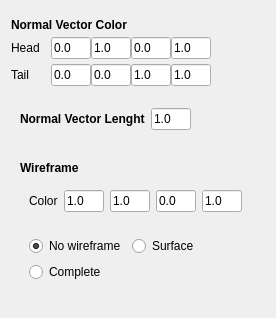
<?xml version="1.0" encoding="UTF-8"?>
<ui version="4.0">
 <class>NormalRendererConfig</class>
 <widget class="QWidget" name="NormalRendererConfig">
  <property name="geometry">
   <rect>
    <x>0</x>
    <y>0</y>
    <width>276</width>
    <height>318</height>
   </rect>
  </property>
  <property name="windowTitle">
   <string>Form</string>
  </property>
  <layout class="QVBoxLayout" name="verticalLayout">
   <item>
    <widget class="QWidget" name="widget_4" native="true">
     <property name="sizePolicy">
      <sizepolicy hsizetype="Fixed" vsizetype="Fixed">
       <horstretch>0</horstretch>
       <verstretch>0</verstretch>
      </sizepolicy>
     </property>
     <layout class="QVBoxLayout" name="verticalLayout_3">
      <property name="spacing">
       <number>5</number>
      </property>
      <property name="margin">
       <number>0</number>
      </property>
      <item>
       <widget class="QLabel" name="label_8">
        <property name="sizePolicy">
         <sizepolicy hsizetype="Fixed" vsizetype="Fixed">
          <horstretch>0</horstretch>
          <verstretch>0</verstretch>
         </sizepolicy>
        </property>
        <property name="font">
         <font>
          <weight>75</weight>
          <bold>true</bold>
         </font>
        </property>
        <property name="text">
         <string>Normal Vector Color</string>
        </property>
       </widget>
      </item>
      <item>
       <widget class="QFrame" name="frame_2">
        <property name="sizePolicy">
         <sizepolicy hsizetype="Fixed" vsizetype="Fixed">
          <horstretch>0</horstretch>
          <verstretch>0</verstretch>
         </sizepolicy>
        </property>
        <property name="frameShadow">
         <enum>QFrame::Raised</enum>
        </property>
        <layout class="QHBoxLayout" name="horizontalLayout_5">
         <property name="spacing">
          <number>0</number>
         </property>
         <property name="margin">
          <number>0</number>
         </property>
         <item>
          <widget class="QLabel" name="label_6">
           <property name="sizePolicy">
            <sizepolicy hsizetype="Fixed" vsizetype="Preferred">
             <horstretch>0</horstretch>
             <verstretch>0</verstretch>
            </sizepolicy>
           </property>
           <property name="minimumSize">
            <size>
             <width>40</width>
             <height>0</height>
            </size>
           </property>
           <property name="maximumSize">
            <size>
             <width>40</width>
             <height>16777215</height>
            </size>
           </property>
           <property name="text">
            <string>Head</string>
           </property>
          </widget>
         </item>
         <item>
          <widget class="QLineEdit" name="lineEdit_nh_r">
           <property name="sizePolicy">
            <sizepolicy hsizetype="Fixed" vsizetype="Fixed">
             <horstretch>0</horstretch>
             <verstretch>0</verstretch>
            </sizepolicy>
           </property>
           <property name="maximumSize">
            <size>
             <width>40</width>
             <height>16777215</height>
            </size>
           </property>
           <property name="text">
            <string>0.0</string>
           </property>
          </widget>
         </item>
         <item>
          <widget class="QLineEdit" name="lineEdit_nh_g">
           <property name="sizePolicy">
            <sizepolicy hsizetype="Fixed" vsizetype="Fixed">
             <horstretch>0</horstretch>
             <verstretch>0</verstretch>
            </sizepolicy>
           </property>
           <property name="maximumSize">
            <size>
             <width>40</width>
             <height>16777215</height>
            </size>
           </property>
           <property name="text">
            <string>1.0</string>
           </property>
          </widget>
         </item>
         <item>
          <widget class="QLineEdit" name="lineEdit_nh_b">
           <property name="sizePolicy">
            <sizepolicy hsizetype="Fixed" vsizetype="Fixed">
             <horstretch>0</horstretch>
             <verstretch>0</verstretch>
            </sizepolicy>
           </property>
           <property name="maximumSize">
            <size>
             <width>40</width>
             <height>16777215</height>
            </size>
           </property>
           <property name="text">
            <string>0.0</string>
           </property>
          </widget>
         </item>
         <item>
          <widget class="QLineEdit" name="lineEdit_nh_a">
           <property name="sizePolicy">
            <sizepolicy hsizetype="Fixed" vsizetype="Fixed">
             <horstretch>0</horstretch>
             <verstretch>0</verstretch>
            </sizepolicy>
           </property>
           <property name="maximumSize">
            <size>
             <width>40</width>
             <height>16777215</height>
            </size>
           </property>
           <property name="text">
            <string>1.0</string>
           </property>
          </widget>
         </item>
        </layout>
       </widget>
      </item>
      <item>
       <widget class="QWidget" name="widget_5" native="true">
        <property name="sizePolicy">
         <sizepolicy hsizetype="Fixed" vsizetype="Fixed">
          <horstretch>0</horstretch>
          <verstretch>0</verstretch>
         </sizepolicy>
        </property>
        <layout class="QHBoxLayout" name="horizontalLayout_3">
         <property name="spacing">
          <number>0</number>
         </property>
         <property name="margin">
          <number>0</number>
         </property>
         <item>
          <widget class="QLabel" name="label_9">
           <property name="sizePolicy">
            <sizepolicy hsizetype="Fixed" vsizetype="Preferred">
             <horstretch>0</horstretch>
             <verstretch>0</verstretch>
            </sizepolicy>
           </property>
           <property name="minimumSize">
            <size>
             <width>40</width>
             <height>0</height>
            </size>
           </property>
           <property name="text">
            <string>Tail</string>
           </property>
          </widget>
         </item>
         <item>
          <widget class="QLineEdit" name="lineEdit_nt_r">
           <property name="sizePolicy">
            <sizepolicy hsizetype="Fixed" vsizetype="Fixed">
             <horstretch>0</horstretch>
             <verstretch>0</verstretch>
            </sizepolicy>
           </property>
           <property name="maximumSize">
            <size>
             <width>40</width>
             <height>16777215</height>
            </size>
           </property>
           <property name="text">
            <string>0.0</string>
           </property>
          </widget>
         </item>
         <item>
          <widget class="QLineEdit" name="lineEdit_nt_g">
           <property name="sizePolicy">
            <sizepolicy hsizetype="Fixed" vsizetype="Fixed">
             <horstretch>0</horstretch>
             <verstretch>0</verstretch>
            </sizepolicy>
           </property>
           <property name="maximumSize">
            <size>
             <width>40</width>
             <height>16777215</height>
            </size>
           </property>
           <property name="text">
            <string>0.0</string>
           </property>
          </widget>
         </item>
         <item>
          <widget class="QLineEdit" name="lineEdit_nt_b">
           <property name="sizePolicy">
            <sizepolicy hsizetype="Fixed" vsizetype="Fixed">
             <horstretch>0</horstretch>
             <verstretch>0</verstretch>
            </sizepolicy>
           </property>
           <property name="maximumSize">
            <size>
             <width>40</width>
             <height>16777215</height>
            </size>
           </property>
           <property name="text">
            <string>1.0</string>
           </property>
          </widget>
         </item>
         <item>
          <widget class="QLineEdit" name="lineEdit_nt_a">
           <property name="sizePolicy">
            <sizepolicy hsizetype="Fixed" vsizetype="Fixed">
             <horstretch>0</horstretch>
             <verstretch>0</verstretch>
            </sizepolicy>
           </property>
           <property name="maximumSize">
            <size>
             <width>40</width>
             <height>16777215</height>
            </size>
           </property>
           <property name="text">
            <string>1.0</string>
           </property>
          </widget>
         </item>
        </layout>
       </widget>
      </item>
     </layout>
    </widget>
   </item>
   <item>
    <widget class="QWidget" name="widget" native="true">
     <property name="sizePolicy">
      <sizepolicy hsizetype="Maximum" vsizetype="Maximum">
       <horstretch>0</horstretch>
       <verstretch>0</verstretch>
      </sizepolicy>
     </property>
     <layout class="QHBoxLayout" name="horizontalLayout">
      <item>
       <widget class="QLabel" name="label_10">
        <property name="sizePolicy">
         <sizepolicy hsizetype="Maximum" vsizetype="Maximum">
          <horstretch>0</horstretch>
          <verstretch>0</verstretch>
         </sizepolicy>
        </property>
        <property name="font">
         <font>
          <weight>75</weight>
          <bold>true</bold>
         </font>
        </property>
        <property name="text">
         <string>Normal Vector Lenght</string>
        </property>
       </widget>
      </item>
      <item>
       <widget class="QLineEdit" name="lineEdit_n_length">
        <property name="sizePolicy">
         <sizepolicy hsizetype="Maximum" vsizetype="Maximum">
          <horstretch>0</horstretch>
          <verstretch>0</verstretch>
         </sizepolicy>
        </property>
        <property name="maximumSize">
         <size>
          <width>40</width>
          <height>16777215</height>
         </size>
        </property>
        <property name="text">
         <string>1.0</string>
        </property>
       </widget>
      </item>
     </layout>
    </widget>
   </item>
   <item>
    <widget class="QWidget" name="widget_3" native="true">
     <property name="sizePolicy">
      <sizepolicy hsizetype="Maximum" vsizetype="Maximum">
       <horstretch>0</horstretch>
       <verstretch>0</verstretch>
      </sizepolicy>
     </property>
     <layout class="QVBoxLayout" name="verticalLayout_4">
      <item>
       <widget class="QLabel" name="label_11">
        <property name="sizePolicy">
         <sizepolicy hsizetype="Maximum" vsizetype="Maximum">
          <horstretch>0</horstretch>
          <verstretch>0</verstretch>
         </sizepolicy>
        </property>
        <property name="font">
         <font>
          <weight>75</weight>
          <bold>true</bold>
         </font>
        </property>
        <property name="text">
         <string>Wireframe</string>
        </property>
       </widget>
      </item>
      <item>
       <widget class="QWidget" name="widget_6" native="true">
        <property name="sizePolicy">
         <sizepolicy hsizetype="Maximum" vsizetype="Maximum">
          <horstretch>0</horstretch>
          <verstretch>0</verstretch>
         </sizepolicy>
        </property>
        <layout class="QHBoxLayout" name="horizontalLayout_2">
         <item>
          <widget class="QLabel" name="label">
           <property name="text">
            <string>Color</string>
           </property>
          </widget>
         </item>
         <item>
          <widget class="QLineEdit" name="lineEdit_wf_r">
           <property name="sizePolicy">
            <sizepolicy hsizetype="Fixed" vsizetype="Fixed">
             <horstretch>0</horstretch>
             <verstretch>0</verstretch>
            </sizepolicy>
           </property>
           <property name="maximumSize">
            <size>
             <width>40</width>
             <height>16777215</height>
            </size>
           </property>
           <property name="text">
            <string>1.0</string>
           </property>
          </widget>
         </item>
         <item>
          <widget class="QLineEdit" name="lineEdit_wf_g">
           <property name="sizePolicy">
            <sizepolicy hsizetype="Fixed" vsizetype="Fixed">
             <horstretch>0</horstretch>
             <verstretch>0</verstretch>
            </sizepolicy>
           </property>
           <property name="maximumSize">
            <size>
             <width>40</width>
             <height>16777215</height>
            </size>
           </property>
           <property name="text">
            <string>1.0</string>
           </property>
          </widget>
         </item>
         <item>
          <widget class="QLineEdit" name="lineEdit_wf_b">
           <property name="sizePolicy">
            <sizepolicy hsizetype="Fixed" vsizetype="Fixed">
             <horstretch>0</horstretch>
             <verstretch>0</verstretch>
            </sizepolicy>
           </property>
           <property name="maximumSize">
            <size>
             <width>40</width>
             <height>16777215</height>
            </size>
           </property>
           <property name="text">
            <string>0.0</string>
           </property>
          </widget>
         </item>
         <item>
          <widget class="QLineEdit" name="lineEdit_wf_a">
           <property name="sizePolicy">
            <sizepolicy hsizetype="Fixed" vsizetype="Fixed">
             <horstretch>0</horstretch>
             <verstretch>0</verstretch>
            </sizepolicy>
           </property>
           <property name="maximumSize">
            <size>
             <width>40</width>
             <height>16777215</height>
            </size>
           </property>
           <property name="text">
            <string>1.0</string>
           </property>
          </widget>
         </item>
        </layout>
       </widget>
      </item>
      <item>
       <widget class="QWidget" name="widget_7" native="true">
        <property name="sizePolicy">
         <sizepolicy hsizetype="Maximum" vsizetype="Maximum">
          <horstretch>0</horstretch>
          <verstretch>0</verstretch>
         </sizepolicy>
        </property>
        <layout class="QGridLayout" name="gridLayout">
         <item row="0" column="0">
          <widget class="QRadioButton" name="radioButton_wf_no">
           <property name="text">
            <string>No wireframe</string>
           </property>
           <property name="checked">
            <bool>true</bool>
           </property>
          </widget>
         </item>
         <item row="0" column="1">
          <widget class="QRadioButton" name="radioButton_wf_surface">
           <property name="text">
            <string>Surface</string>
           </property>
          </widget>
         </item>
         <item row="1" column="0">
          <widget class="QRadioButton" name="radioButton_wf_complete">
           <property name="text">
            <string>Complete</string>
           </property>
          </widget>
         </item>
        </layout>
       </widget>
      </item>
     </layout>
    </widget>
   </item>
  </layout>
 </widget>
 <resources/>
 <connections/>
</ui>
